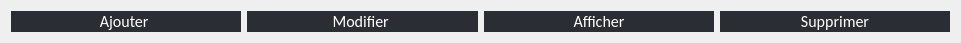
      <widget class="QWidget" name="horizontalLayoutWidget_2">
       <property name="geometry">
        <rect>
         <x>70</x>
         <y>20</y>
         <width>961</width>
         <height>41</height>
        </rect>
       </property>
       <layout class="QHBoxLayout" name="horizontalLayout_2">
        <item>
         <widget class="QPushButton" name="bar_ajoutB">
          <property name="styleSheet">
           <string notr="true">QPushButton
{
	background-color: rgb(42, 46, 50);
   border-radius:0px;
	color:#ffffff;
	font-size:16px;
font-family:Calibri;

qproperty-iconSize:35px;

}
QPushButton:hover
{
	background-color:rgb(50, 53, 57);
		color:#ffff99;

}
QPushButton:focus
{
	background-color: rgb(59, 62, 66);
	border-style:solid;
	border-left-width:7px;
	border-color: #ff3333;
	color:#ffff99;
}
</string>
          </property>
          <property name="text">
           <string>Ajouter </string>
          </property>
         </widget>
        </item>
        <item>
         <widget class="QPushButton" name="bar_modifB">
          <property name="styleSheet">
           <string notr="true">QPushButton
{
	background-color: rgb(42, 46, 50);
   border-radius:0px;
	color:#ffffff;
	font-size:16px;
font-family:Calibri;

qproperty-iconSize:35px;

}
QPushButton:hover
{
	background-color:rgb(50, 53, 57);
		color:#ffff99;

}
QPushButton:focus
{
	background-color: rgb(59, 62, 66);
	border-style:solid;
	border-left-width:7px;
	border-color: #ff3333;
	color:#ffff99;
}
</string>
          </property>
          <property name="text">
           <string>Modifier </string>
          </property>
         </widget>
        </item>
        <item>
         <widget class="QPushButton" name="bar_affichB">
          <property name="styleSheet">
           <string notr="true">QPushButton
{
	background-color: rgb(42, 46, 50);
   border-radius:0px;
	color:#ffffff;
	font-size:16px;
font-family:Calibri;

qproperty-iconSize:35px;

}
QPushButton:hover
{
	background-color:rgb(50, 53, 57);
		color:#ffff99;

}
QPushButton:focus
{
	background-color: rgb(59, 62, 66);
	border-style:solid;
	border-left-width:7px;
	border-color: #ff3333;
	color:#ffff99;
}
</string>
          </property>
          <property name="text">
           <string>Afficher</string>
          </property>
         </widget>
        </item>
        <item>
         <widget class="QPushButton" name="bar_suppB">
          <property name="styleSheet">
           <string notr="true">QPushButton
{
	background-color: rgb(42, 46, 50);
   border-radius:0px;
	color:#ffffff;
	font-size:16px;
font-family:Calibri;

qproperty-iconSize:35px;

}
QPushButton:hover
{
	background-color:rgb(50, 53, 57);
		color:#ffff99;

}
QPushButton:focus
{
	background-color: rgb(59, 62, 66);
	border-style:solid;
	border-left-width:7px;
	border-color: #ff3333;
	color:#ffff99;
}
</string>
          </property>
          <property name="text">
           <string>Supprimer</string>
          </property>
         </widget>
        </item>
       </layout>
      </widget>
